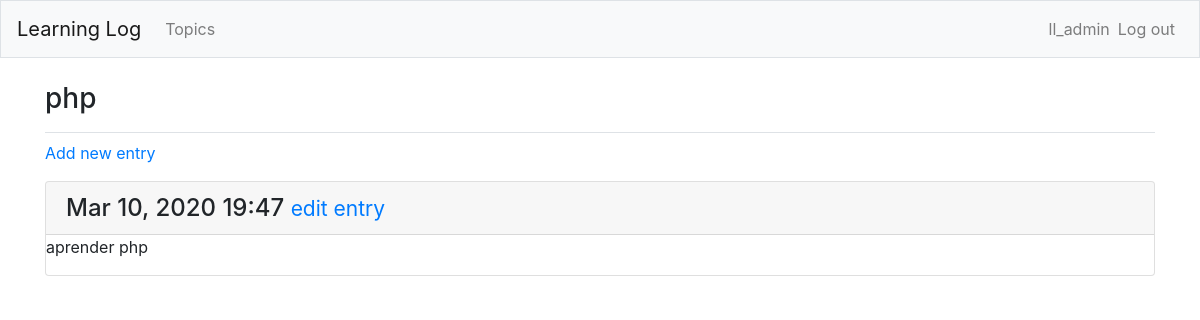
The page /topics/11/ (signed in) on the database its author committed.
### learning_logs/models.py (models this page shows, shortened)
class Topic(models.Model):
    text = models.CharField(max_length=200)  # You use CharField when you want to store a small amount of text
    date_added = models.DateTimeField(auto_now_add=True)  # cuando se crea el Topic automaticamente se llena este campo con la fecha y hora actual
    owner = models.ForeignKey(User, on_delete=models.CASCADE)  # aca designo una relacion del topic con un user, si se borra el user se borra el topic
    def __str__(self):
        return self.text  # Django calls a __str__() method to display a simple representation of a model

class Entry(models.Model):
    topic = models.ForeignKey(Topic, on_delete=models.CASCADE)  # primero dice que el topic es un objeto Topic y on_delete sirve para
    text = models.TextField()    # indicar que hacer si se borra el objeto referenciado (que hacer con los entries si se borra el Topic)
    date_added = models.DateTimeField(auto_now_add=True)  # models.CASCADE hace que si se borra un topic se borren todas sus entries.
    class Meta:
        verbose_name_plural = 'entries'

### learning_logs/views.py (the view)
# urls.py: path('topics/<int:topic_id>/', views.topic, name='topic'),  # /<int:topic_id>/ busca un integer, lo guarda en la variable
@login_required
def topic(request, topic_id):
    topic = Topic.objects.get(id=topic_id)
    check_owner(request, topic)
    entries = topic.entry_set.order_by('-date_added')  # el - hace que los ordene al reves, el mas reciente primero.
    context = {'topic': topic, 'entries': entries}
    return render(request, 'learning_logs/topic.html', context)

### learning_logs/views.py (called while the page is built)
def check_owner(request, topic):
    if topic.owner != request.user:  # se asegura que el topic pertence al usuario actual
        raise Http404   # si un usuario quiere acceder a la url de un topic que no le pertenece, salta un error de pagina no encontrada

### learning_logs/templates/learning_logs/topic.html
{% extends 'learning_logs/base.html' %}
{% block page_header %}
  <h3>{{ topic }}</h3>
{% endblock page_header %}
{% block content %}
  <p>
    <a href="{% url 'learning_logs:new_entry' topic.id %}">Add new entry</a>
  </p>
  {%for entry in entries %}
    <div class="card mb-3">
      <h4 class="card-header">
        {{ entry.date_added|date:'M d, Y H:i' }}
        <small><a href="{% url 'learning_logs:edit_entry' entry.id %}">edit entry</a></small>
      </h4>
      <div class="card-boddy">
        {{ entry.text|linebreaks }}
      </div>
    </div>
  {% empty %}
    <p> There are no entries for this topic yet.</p>
  {% endfor %}
{% endblock content %}

### learning_logs/templates/learning_logs/base.html (shortened to what this page needs)
{% load bootstrap4 %}
<!DOCTYPE html>
<html lang="en">
<head>
  {% bootstrap_css %}
</head>
<body>
  <nav class="navbar navbar-expand-md navbar-light bg-light mb-4 border">
    <a class="navbar-brand" href="{% url 'learning_logs:index' %}">Learning Log</a>
    <div class="collapse navbar-collapse" id="navbarCollapse">
      <ul class="navbar-nav mr-auto">
        <li class="nav-item">
        <a class="nav-link" href="{% url 'learning_logs:topics' %}">Topics</a></li>
      </ul>
      <ul class="navbar-nav ml-auto">
        {% if user.is_authenticated %}
          <li class="nav-item">
            <span class="navbar-text">{{ user.username }}</span>
          </li>
          <li class="nav-item">
            <a class="nav-link" href="{% url 'users:logout' %}">Log out</a>
          </li>
        {% endif %}
      </ul>
    </div>
  </nav>
  <main role="main" class="container">
    <div class="pb-2 mb-2 border-bottom">
      {% block page_header %}{% endblock page_header %}
    </div>
    <div>
      {% block content %}{% endblock content %}
    </div>
  </main>
</body>
</html>

### rows shown on the page
Topic: text "php"
Entry: date_added "Mar 10, 2020 19:47", text "aprender php"

### other values the page prints
{{ user.username }} "ll_admin"
